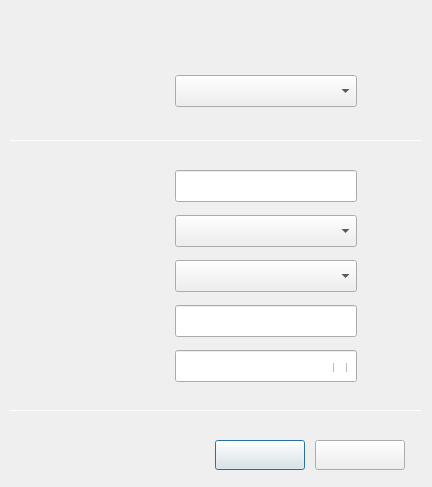
<?xml version="1.0" encoding="UTF-8"?>
<ui version="4.0">
 <class>DlgConnHidWifiSecPwd</class>
 <widget class="QDialog" name="DlgConnHidWifiSecPwd">
  <property name="geometry">
   <rect>
    <x>0</x>
    <y>0</y>
    <width>432</width>
    <height>487</height>
   </rect>
  </property>
  <property name="windowTitle">
   <string>Connect to Hidden Wi-Fi Network</string>
  </property>
  <widget class="QCheckBox" name="checkBox">
   <property name="geometry">
    <rect>
     <x>333</x>
     <y>363</y>
     <width>18</width>
     <height>9</height>
    </rect>
   </property>
   <property name="font">
    <font>
     <pointsize>10</pointsize>
    </font>
   </property>
   <property name="text">
    <string/>
   </property>
  </widget>
  <widget class="QPushButton" name="btnCancel">
   <property name="geometry">
    <rect>
     <x>215</x>
     <y>440</y>
     <width>90</width>
     <height>30</height>
    </rect>
   </property>
   <property name="font">
    <font>
     <pointsize>10</pointsize>
    </font>
   </property>
   <property name="text">
    <string/>
   </property>
  </widget>
  <widget class="QLabel" name="lbBoder">
   <property name="geometry">
    <rect>
     <x>0</x>
     <y>0</y>
     <width>432</width>
     <height>487</height>
    </rect>
   </property>
   <property name="text">
    <string/>
   </property>
  </widget>
  <widget class="QLabel" name="lbLeftupTitle">
   <property name="geometry">
    <rect>
     <x>30</x>
     <y>30</y>
     <width>140</width>
     <height>22</height>
    </rect>
   </property>
   <property name="text">
    <string/>
   </property>
  </widget>
  <widget class="QLineEdit" name="leNetName">
   <property name="geometry">
    <rect>
     <x>175</x>
     <y>170</y>
     <width>182</width>
     <height>32</height>
    </rect>
   </property>
   <property name="font">
    <font>
     <pointsize>10</pointsize>
    </font>
   </property>
  </widget>
  <widget class="QLabel" name="lbAuth">
   <property name="geometry">
    <rect>
     <x>76</x>
     <y>266</y>
     <width>90</width>
     <height>20</height>
    </rect>
   </property>
   <property name="font">
    <font>
     <pointsize>10</pointsize>
    </font>
   </property>
   <property name="text">
    <string/>
   </property>
  </widget>
  <widget class="QLabel" name="lbUserName">
   <property name="geometry">
    <rect>
     <x>76</x>
     <y>311</y>
     <width>90</width>
     <height>20</height>
    </rect>
   </property>
   <property name="font">
    <font>
     <pointsize>10</pointsize>
    </font>
   </property>
   <property name="text">
    <string/>
   </property>
  </widget>
  <widget class="QLabel" name="lbConn">
   <property name="geometry">
    <rect>
     <x>76</x>
     <y>80</y>
     <width>90</width>
     <height>20</height>
    </rect>
   </property>
   <property name="font">
    <font>
     <pointsize>10</pointsize>
    </font>
   </property>
   <property name="text">
    <string/>
   </property>
  </widget>
  <widget class="QComboBox" name="cbxConn">
   <property name="geometry">
    <rect>
     <x>175</x>
     <y>75</y>
     <width>182</width>
     <height>32</height>
    </rect>
   </property>
   <property name="font">
    <font>
     <pointsize>10</pointsize>
    </font>
   </property>
   <property name="styleSheet">
    <string notr="true"/>
   </property>
  </widget>
  <widget class="QPushButton" name="btnConnect">
   <property name="geometry">
    <rect>
     <x>315</x>
     <y>440</y>
     <width>90</width>
     <height>30</height>
    </rect>
   </property>
   <property name="font">
    <font>
     <pointsize>10</pointsize>
    </font>
   </property>
   <property name="text">
    <string/>
   </property>
  </widget>
  <widget class="QComboBox" name="cbxSecurity">
   <property name="geometry">
    <rect>
     <x>175</x>
     <y>215</y>
     <width>182</width>
     <height>32</height>
    </rect>
   </property>
   <property name="font">
    <font>
     <pointsize>10</pointsize>
    </font>
   </property>
   <property name="styleSheet">
    <string notr="true"/>
   </property>
  </widget>
  <widget class="QLineEdit" name="leUserName">
   <property name="geometry">
    <rect>
     <x>175</x>
     <y>305</y>
     <width>182</width>
     <height>32</height>
    </rect>
   </property>
   <property name="font">
    <font>
     <pointsize>10</pointsize>
    </font>
   </property>
  </widget>
  <widget class="QLineEdit" name="lePassword">
   <property name="geometry">
    <rect>
     <x>175</x>
     <y>350</y>
     <width>182</width>
     <height>32</height>
    </rect>
   </property>
   <property name="font">
    <font>
     <pointsize>10</pointsize>
    </font>
   </property>
   <property name="echoMode">
    <enum>QLineEdit::Password</enum>
   </property>
  </widget>
  <widget class="QLabel" name="lbNetName">
   <property name="geometry">
    <rect>
     <x>76</x>
     <y>176</y>
     <width>90</width>
     <height>20</height>
    </rect>
   </property>
   <property name="font">
    <font>
     <pointsize>10</pointsize>
    </font>
   </property>
   <property name="text">
    <string/>
   </property>
  </widget>
  <widget class="QLabel" name="lbSecurity">
   <property name="geometry">
    <rect>
     <x>76</x>
     <y>221</y>
     <width>90</width>
     <height>20</height>
    </rect>
   </property>
   <property name="font">
    <font>
     <pointsize>10</pointsize>
    </font>
   </property>
   <property name="text">
    <string/>
   </property>
  </widget>
  <widget class="QLabel" name="lbPassword">
   <property name="geometry">
    <rect>
     <x>76</x>
     <y>356</y>
     <width>90</width>
     <height>20</height>
    </rect>
   </property>
   <property name="font">
    <font>
     <pointsize>10</pointsize>
    </font>
   </property>
   <property name="text">
    <string/>
   </property>
  </widget>
  <widget class="QComboBox" name="cbxAuth">
   <property name="geometry">
    <rect>
     <x>175</x>
     <y>260</y>
     <width>182</width>
     <height>32</height>
    </rect>
   </property>
   <property name="font">
    <font>
     <pointsize>10</pointsize>
    </font>
   </property>
   <property name="styleSheet">
    <string notr="true"/>
   </property>
  </widget>
  <widget class="Line" name="lineUp">
   <property name="geometry">
    <rect>
     <x>10</x>
     <y>140</y>
     <width>412</width>
     <height>1</height>
    </rect>
   </property>
   <property name="orientation">
    <enum>Qt::Horizontal</enum>
   </property>
  </widget>
  <widget class="Line" name="lineDown">
   <property name="geometry">
    <rect>
     <x>10</x>
     <y>410</y>
     <width>412</width>
     <height>1</height>
    </rect>
   </property>
   <property name="orientation">
    <enum>Qt::Horizontal</enum>
   </property>
  </widget>
  <zorder>lbBoder</zorder>
  <zorder>btnCancel</zorder>
  <zorder>leNetName</zorder>
  <zorder>lbAuth</zorder>
  <zorder>lbUserName</zorder>
  <zorder>lbConn</zorder>
  <zorder>cbxConn</zorder>
  <zorder>btnConnect</zorder>
  <zorder>cbxSecurity</zorder>
  <zorder>leUserName</zorder>
  <zorder>lePassword</zorder>
  <zorder>lbNetName</zorder>
  <zorder>lbSecurity</zorder>
  <zorder>lbPassword</zorder>
  <zorder>cbxAuth</zorder>
  <zorder>lbLeftupTitle</zorder>
  <zorder>lineUp</zorder>
  <zorder>lineDown</zorder>
  <zorder>checkBox</zorder>
 </widget>
 <resources/>
 <connections/>
</ui>
